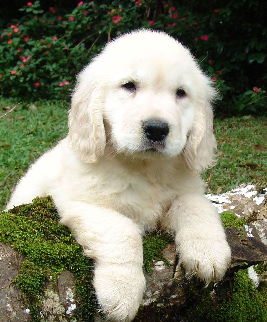
#> input picture assets/smallpuppy.png, 267 x 322 px, found by its file name
$ python log_transform.py
#> lines starting #> are read from the running program, lines starting #| are printed output that depends on the picture
import cv2 as cv
import numpy as np
import math

img = cv.imread("assets/smallpuppy.png", cv.IMREAD_GRAYSCALE)
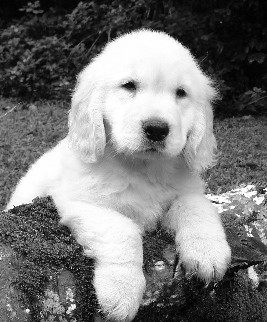
#> img: shape (322, 267); min 0, max 255, mean 121.5

def log_transform_loop(img):
    height, width = img.shape
#> height = 322; width = 267
    newimg = np.zeros(shape=img.shape, dtype=np.uint8)


    c = 255 / math.log(1 + 255)

    for i in range(height):       # Iterate over rows
        for j in range(width):    # Iterate over columns
            r = img[i, j]
            newimg[i, j] = int(c * math.log(1 + r))
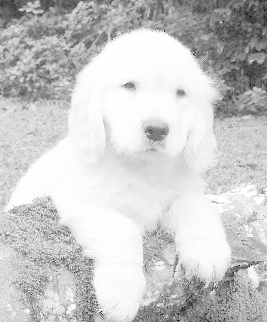
#> newimg: shape (322, 267); min 0, max 255, mean 202

    return newimg

cv.imshow("Original", img)
cv.imshow("Log Transformed", log_transform_loop(img))
cv.waitKey(0)
cv.destroyAllWindows()
